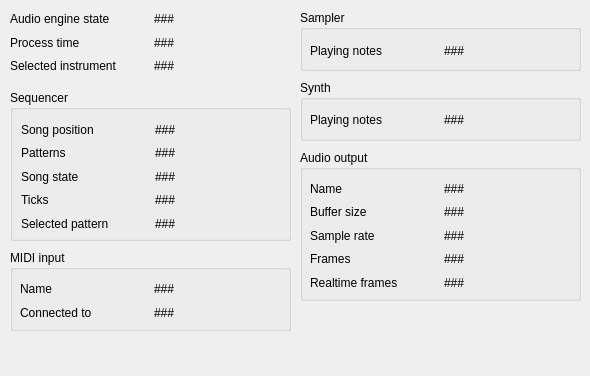
<ui version="4.0" >
 <class>AudioEngineInfoForm_UI</class>
 <widget class="QWidget" name="AudioEngineInfoForm_UI" >
  <property name="geometry" >
   <rect>
    <x>0</x>
    <y>0</y>
    <width>590</width>
    <height>376</height>
   </rect>
  </property>
  <property name="windowTitle" >
   <string>Form1</string>
  </property>
  <widget class="QGroupBox" name="groupBox_2" >
   <property name="geometry" >
    <rect>
     <x>300</x>
     <y>80</y>
     <width>281</width>
     <height>61</height>
    </rect>
   </property>
   <property name="title" >
    <string>Synth</string>
   </property>
   <widget class="QWidget" name="layoutWidget_1" >
    <property name="geometry" >
     <rect>
      <x>10</x>
      <y>30</y>
      <width>261</width>
      <height>19</height>
     </rect>
    </property>
    <layout class="QGridLayout" >
     <property name="leftMargin" >
      <number>0</number>
     </property>
     <property name="topMargin" >
      <number>0</number>
     </property>
     <property name="rightMargin" >
      <number>0</number>
     </property>
     <property name="bottomMargin" >
      <number>0</number>
     </property>
     <property name="horizontalSpacing" >
      <number>6</number>
     </property>
     <property name="verticalSpacing" >
      <number>6</number>
     </property>
     <item row="0" column="1" >
      <widget class="QLabel" name="synth_playingNotesLbl" >
       <property name="text" >
        <string>###</string>
       </property>
      </widget>
     </item>
     <item row="0" column="0" >
      <widget class="QLabel" name="TextLabel5_3" >
       <property name="text" >
        <string>Playing notes</string>
       </property>
      </widget>
     </item>
    </layout>
   </widget>
  </widget>
  <widget class="QGroupBox" name="groupBox_6" >
   <property name="geometry" >
    <rect>
     <x>300</x>
     <y>10</y>
     <width>281</width>
     <height>61</height>
    </rect>
   </property>
   <property name="title" >
    <string>Sampler</string>
   </property>
   <widget class="QWidget" name="layoutWidget_2" >
    <property name="geometry" >
     <rect>
      <x>10</x>
      <y>30</y>
      <width>261</width>
      <height>21</height>
     </rect>
    </property>
    <layout class="QGridLayout" >
     <property name="leftMargin" >
      <number>0</number>
     </property>
     <property name="topMargin" >
      <number>0</number>
     </property>
     <property name="rightMargin" >
      <number>0</number>
     </property>
     <property name="bottomMargin" >
      <number>0</number>
     </property>
     <property name="horizontalSpacing" >
      <number>6</number>
     </property>
     <property name="verticalSpacing" >
      <number>6</number>
     </property>
     <item row="0" column="1" >
      <widget class="QLabel" name="sampler_playingNotesLbl" >
       <property name="text" >
        <string>###</string>
       </property>
      </widget>
     </item>
     <item row="0" column="0" >
      <widget class="QLabel" name="TextLabel5_2" >
       <property name="text" >
        <string>Playing notes</string>
       </property>
      </widget>
     </item>
    </layout>
   </widget>
  </widget>
  <widget class="QWidget" name="layoutWidget_3" >
   <property name="geometry" >
    <rect>
     <x>10</x>
     <y>10</y>
     <width>281</width>
     <height>65</height>
    </rect>
   </property>
   <layout class="QGridLayout" >
    <property name="leftMargin" >
     <number>0</number>
    </property>
    <property name="topMargin" >
     <number>0</number>
    </property>
    <property name="rightMargin" >
     <number>0</number>
    </property>
    <property name="bottomMargin" >
     <number>0</number>
    </property>
    <property name="horizontalSpacing" >
     <number>6</number>
    </property>
    <property name="verticalSpacing" >
     <number>6</number>
    </property>
    <item row="2" column="0" >
     <widget class="QLabel" name="ticktextLabel1_3_2_2_2" >
      <property name="text" >
       <string>Selected instrument</string>
      </property>
     </widget>
    </item>
    <item row="0" column="0" >
     <widget class="QLabel" name="TextLabel1" >
      <property name="text" >
       <string>Audio engine state</string>
      </property>
     </widget>
    </item>
    <item row="1" column="1" >
     <widget class="QLabel" name="processTimeLbl" >
      <property name="text" >
       <string>###</string>
      </property>
     </widget>
    </item>
    <item row="2" column="1" >
     <widget class="QLabel" name="m_pSelectedInstrLbl" >
      <property name="text" >
       <string>###</string>
      </property>
     </widget>
    </item>
    <item row="0" column="1" >
     <widget class="QLabel" name="engineStateLbl" >
      <property name="text" >
       <string>###</string>
      </property>
     </widget>
    </item>
    <item row="1" column="0" >
     <widget class="QLabel" name="TextLabel7" >
      <property name="text" >
       <string>Process time</string>
      </property>
     </widget>
    </item>
   </layout>
  </widget>
  <widget class="QGroupBox" name="groupBox_3" >
   <property name="geometry" >
    <rect>
     <x>10</x>
     <y>90</y>
     <width>281</width>
     <height>151</height>
    </rect>
   </property>
   <property name="title" >
    <string>Sequencer</string>
   </property>
   <widget class="QWidget" name="layoutWidget_4" >
    <property name="geometry" >
     <rect>
      <x>11</x>
      <y>31</y>
      <width>261</width>
      <height>111</height>
     </rect>
    </property>
    <layout class="QGridLayout" >
     <property name="leftMargin" >
      <number>0</number>
     </property>
     <property name="topMargin" >
      <number>0</number>
     </property>
     <property name="rightMargin" >
      <number>0</number>
     </property>
     <property name="bottomMargin" >
      <number>0</number>
     </property>
     <property name="horizontalSpacing" >
      <number>6</number>
     </property>
     <property name="verticalSpacing" >
      <number>6</number>
     </property>
     <item row="2" column="1" >
      <widget class="QLabel" name="songStateLbl" >
       <property name="text" >
        <string>###</string>
       </property>
      </widget>
     </item>
     <item row="4" column="1" >
      <widget class="QLabel" name="selectedPatLbl" >
       <property name="text" >
        <string>###</string>
       </property>
      </widget>
     </item>
     <item row="2" column="0" >
      <widget class="QLabel" name="textLabel1_3" >
       <property name="text" >
        <string>Song state</string>
       </property>
      </widget>
     </item>
     <item row="4" column="0" >
      <widget class="QLabel" name="ticktextLabel1_3_2_2" >
       <property name="text" >
        <string>Selected pattern</string>
       </property>
      </widget>
     </item>
     <item row="0" column="0" >
      <widget class="QLabel" name="TextLabel1_2_2" >
       <property name="text" >
        <string>Song position</string>
       </property>
      </widget>
     </item>
     <item row="1" column="0" >
      <widget class="QLabel" name="TextLabel1_2" >
       <property name="text" >
        <string>Patterns</string>
       </property>
      </widget>
     </item>
     <item row="0" column="1" >
      <widget class="QLabel" name="m_pSongPositionLbl" >
       <property name="text" >
        <string>###</string>
       </property>
      </widget>
     </item>
     <item row="3" column="1" >
      <widget class="QLabel" name="nTicksLbl" >
       <property name="text" >
        <string>###</string>
       </property>
      </widget>
     </item>
     <item row="1" column="1" >
      <widget class="QLabel" name="currentPatternLbl" >
       <property name="text" >
        <string>###</string>
       </property>
      </widget>
     </item>
     <item row="3" column="0" >
      <widget class="QLabel" name="ticktextLabel1_3_2" >
       <property name="text" >
        <string>Ticks</string>
       </property>
      </widget>
     </item>
    </layout>
   </widget>
  </widget>
  <widget class="QGroupBox" name="groupBox_5" >
   <property name="geometry" >
    <rect>
     <x>10</x>
     <y>250</y>
     <width>281</width>
     <height>81</height>
    </rect>
   </property>
   <property name="title" >
    <string>MIDI input</string>
   </property>
   <widget class="QWidget" name="layoutWidget_5" >
    <property name="geometry" >
     <rect>
      <x>10</x>
      <y>30</y>
      <width>261</width>
      <height>42</height>
     </rect>
    </property>
    <layout class="QGridLayout" >
     <property name="leftMargin" >
      <number>0</number>
     </property>
     <property name="topMargin" >
      <number>0</number>
     </property>
     <property name="rightMargin" >
      <number>0</number>
     </property>
     <property name="bottomMargin" >
      <number>0</number>
     </property>
     <property name="horizontalSpacing" >
      <number>6</number>
     </property>
     <property name="verticalSpacing" >
      <number>6</number>
     </property>
     <item row="0" column="1" >
      <widget class="QLabel" name="midiDriverName" >
       <property name="text" >
        <string>###</string>
       </property>
      </widget>
     </item>
     <item row="1" column="1" >
      <widget class="QLabel" name="m_pMidiDeviceName" >
       <property name="text" >
        <string>###</string>
       </property>
      </widget>
     </item>
     <item row="1" column="0" >
      <widget class="QLabel" name="textLabel1_5" >
       <property name="text" >
        <string>Connected to</string>
       </property>
      </widget>
     </item>
     <item row="0" column="0" >
      <widget class="QLabel" name="TextLabel3" >
       <property name="text" >
        <string>Name</string>
       </property>
      </widget>
     </item>
    </layout>
   </widget>
  </widget>
  <widget class="QGroupBox" name="groupBox_4" >
   <property name="geometry" >
    <rect>
     <x>300</x>
     <y>150</y>
     <width>281</width>
     <height>151</height>
    </rect>
   </property>
   <property name="title" >
    <string>Audio output</string>
   </property>
   <widget class="QWidget" name="layoutWidget_6" >
    <property name="geometry" >
     <rect>
      <x>10</x>
      <y>30</y>
      <width>261</width>
      <height>111</height>
     </rect>
    </property>
    <layout class="QGridLayout" >
     <property name="leftMargin" >
      <number>0</number>
     </property>
     <property name="topMargin" >
      <number>0</number>
     </property>
     <property name="rightMargin" >
      <number>0</number>
     </property>
     <property name="bottomMargin" >
      <number>0</number>
     </property>
     <property name="horizontalSpacing" >
      <number>6</number>
     </property>
     <property name="verticalSpacing" >
      <number>6</number>
     </property>
     <item row="2" column="1" >
      <widget class="QLabel" name="sampleRateLbl" >
       <property name="text" >
        <string>###</string>
       </property>
      </widget>
     </item>
     <item row="4" column="0" >
      <widget class="QLabel" name="textLabel1_3_3" >
       <property name="text" >
        <string>Realtime frames</string>
       </property>
      </widget>
     </item>
     <item row="1" column="0" >
      <widget class="QLabel" name="textLabel1_2" >
       <property name="text" >
        <string>Buffer size</string>
       </property>
      </widget>
     </item>
     <item row="1" column="1" >
      <widget class="QLabel" name="bufferSizeLbl" >
       <property name="text" >
        <string>###</string>
       </property>
      </widget>
     </item>
     <item row="4" column="1" >
      <widget class="QLabel" name="nRealtimeFramesLbl" >
       <property name="text" >
        <string>###</string>
       </property>
      </widget>
     </item>
     <item row="3" column="1" >
      <widget class="QLabel" name="nFramesLbl" >
       <property name="text" >
        <string>###</string>
       </property>
      </widget>
     </item>
     <item row="2" column="0" >
      <widget class="QLabel" name="textLabel1_4" >
       <property name="text" >
        <string>Sample rate</string>
       </property>
      </widget>
     </item>
     <item row="0" column="0" >
      <widget class="QLabel" name="textLabel1" >
       <property name="text" >
        <string>Name</string>
       </property>
      </widget>
     </item>
     <item row="0" column="1" >
      <widget class="QLabel" name="driverLbl" >
       <property name="text" >
        <string>###</string>
       </property>
      </widget>
     </item>
     <item row="3" column="0" >
      <widget class="QLabel" name="textLabel1_3_2" >
       <property name="text" >
        <string>Frames</string>
       </property>
      </widget>
     </item>
    </layout>
   </widget>
  </widget>
 </widget>
 <layoutdefault spacing="6" margin="11" />
 <includes/>
 <resources/>
 <connections/>
</ui>
